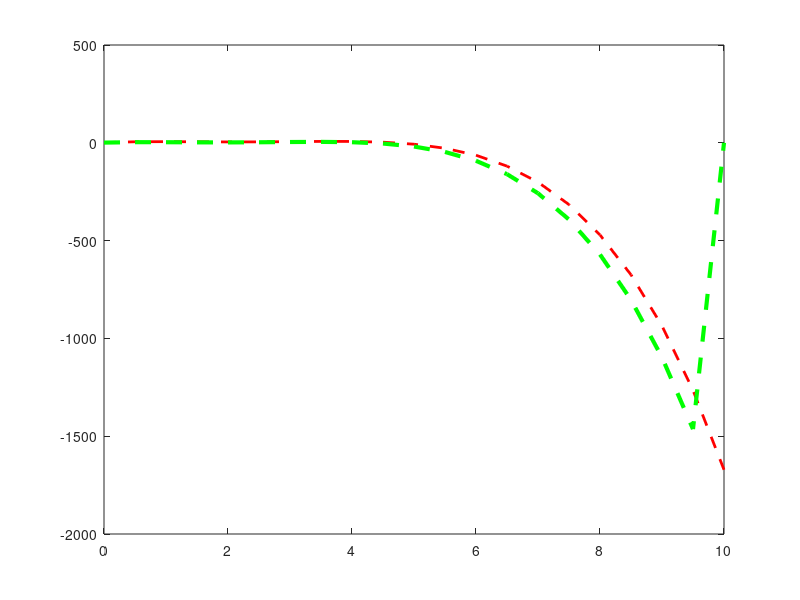

Write the MATLAB code that produced this figure.
% this is example 1 of book: Numerical Methods for Engineers 7th Edition, chapter 25, page 710
% Euler's Method

% solved programmatically

% initial conditions x = 0 and y = 1
% step size 0.5
h = 0.5; % step size
x = 0:h:10; % extending an array from 0 to 1 with a stepsize of h
y = zeros(size(x)); % initializing y to zeros
actuals = zeros(size(x));
y(1) = 1; % store initial value of y
[~, n] = size(x);

% disp(size(x)); % outputs 1 10001 so we only store the second value into n
f_xy = @(x, y) -2*x^3 + 12*x^2 - 20*x + 8.5; % anonymous functions in MATLAB, can only handle a single executable statement
integrated = @(x, y) -x^4/2 + 4*x^3 - 10*x^2 + 8.5*x + 1;

for i = 1:n-1
	% go till n-1 because you are storing the values of y(i+1)
	actual = integrated(x(i), y(i));
	actuals(i) = actual;
	phi = f_xy(x(i), y(i));
	y(i+1) = y(i) + phi * h;
	fprintf('Euler: %.4f Actual: %.4f Error: %.4f\n', y(i), actual, actual - y(i));
end

disp(size(x));
disp(size(y));
plot(x, y, "r--", "LineWidth", 2);
hold on;
plot(x, actuals, "g--", "LineWidth", 3);
